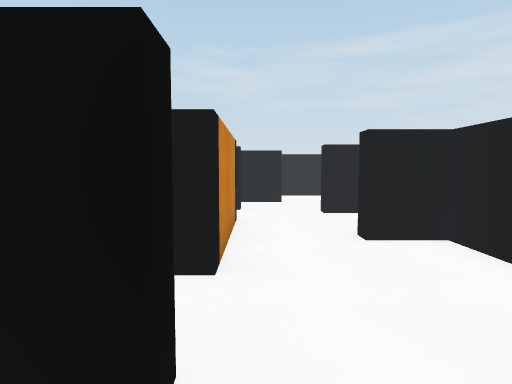
View 1 (above)

16 first-person views from a walk through a scene from a Unity 3-D project. The camera is 1.3 m above the floor, tilts 4° down and sees 75° across. The floor is counted in squares, 1 m on a side. Each view is taken from the middle of a square. On the plan, view 1 faces up. The plan holds only what a view shows up to about 14 squares ahead; the rest is blank. The player is left out.

View 2
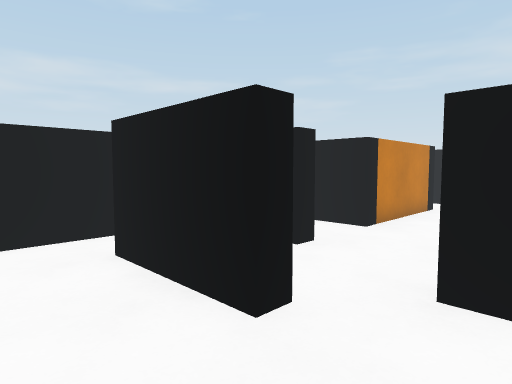

View 3
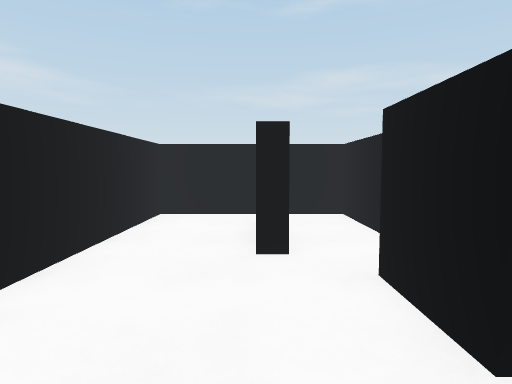

View 4
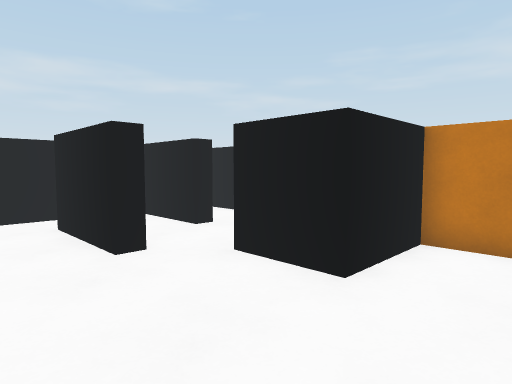

View 5
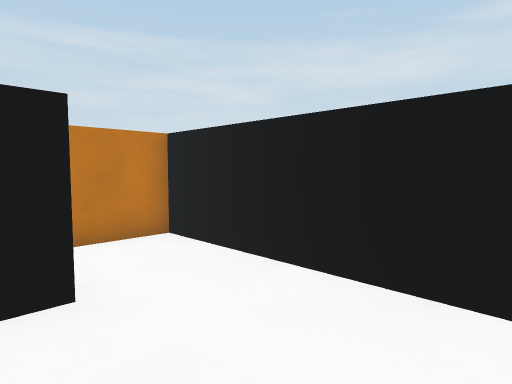

View 6
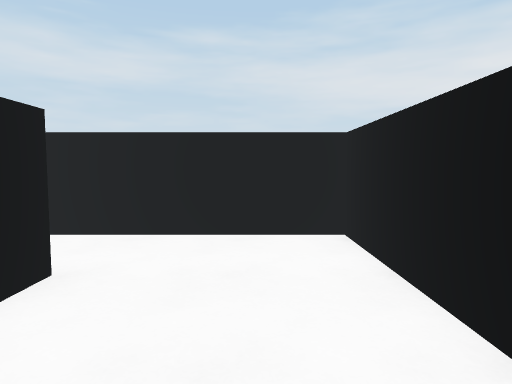

View 7
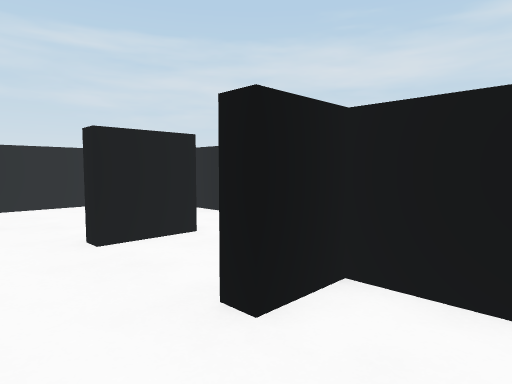

View 8
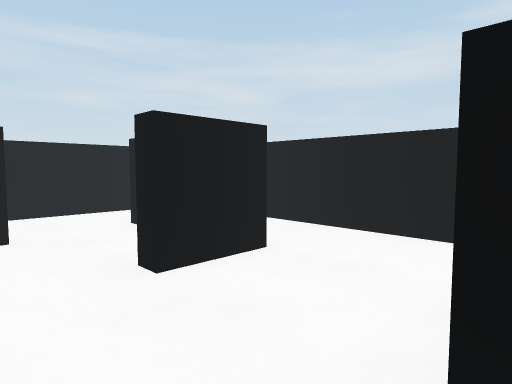

View 9
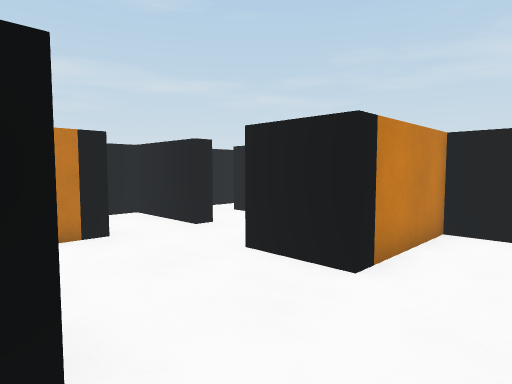

View 10
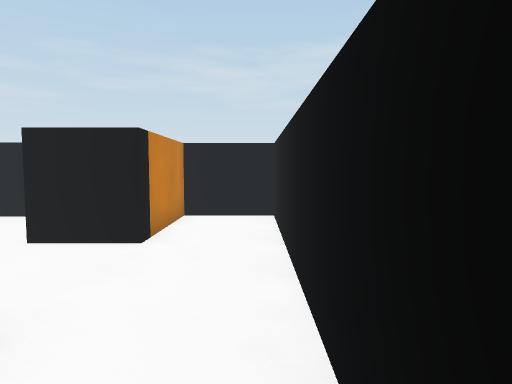

View 11
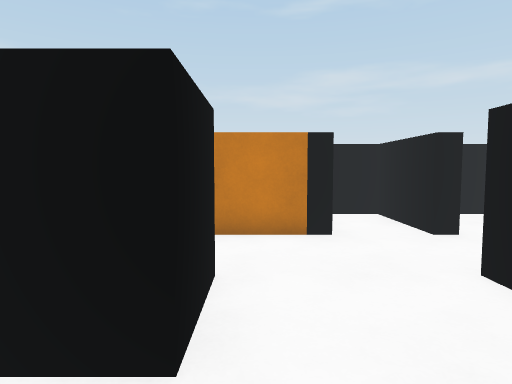

View 12
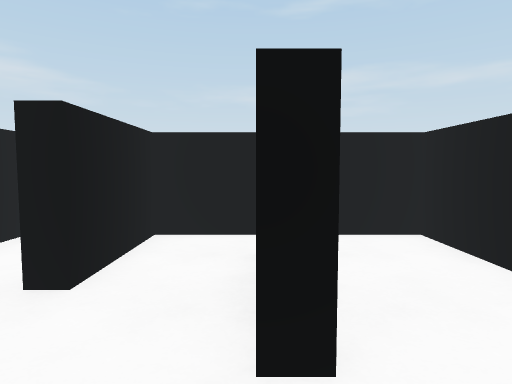

View 13
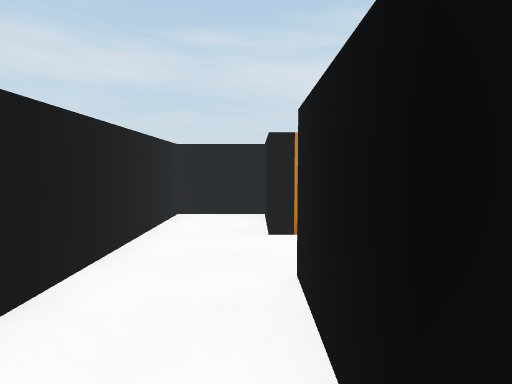

View 14
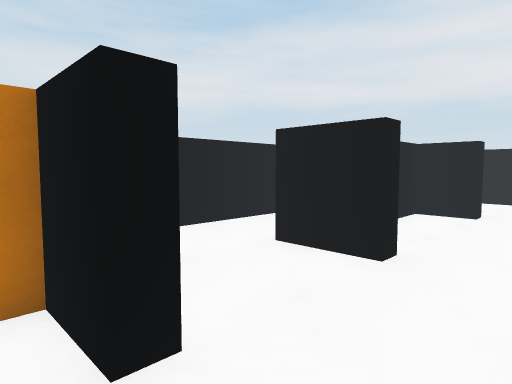

View 15
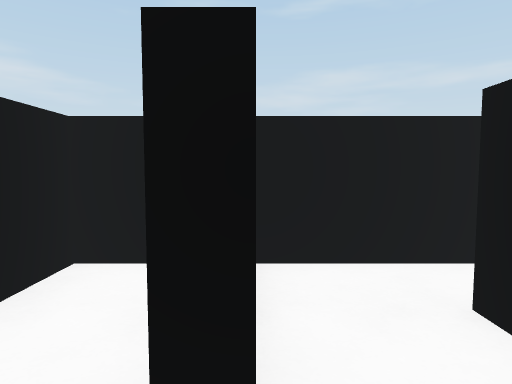

View 16
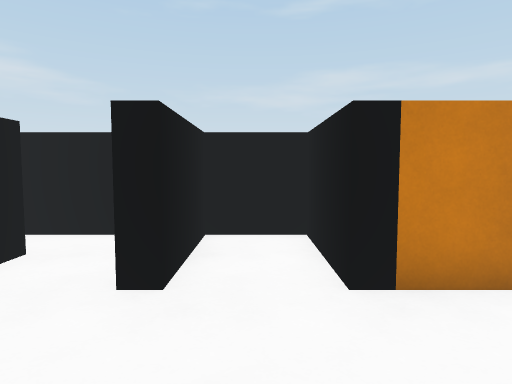

### Floor plan
Points are (right, up) in squares from view 1. A wall is a line through its corners. A room is listed if a view was taken in it or the views show most of it. See-through windows are left out.
Room 1 (views 1, 2, 3, 4, 5, 6)
walls: (1, -0.4) (1, -1) (-2, -1); (-3.5, -0.4) (-3.5, -3.8) (6.5, -3.8) (6.5, 3) (4, 3) (4, 0.5) (2, 0.5)
ways out: opening at (0.5, 0) to room 2; opening at (-3, -1) to room 4
Room 2 (views 7, 16)
walls: (2, 0.5) (2, 1) (3.5, 1) (3.5, 2.2); (3.5, 4.4) (3.5, 6) (2, 6); (-0.5, 5.5) (-0.5, 4) (-3.5, 4) (-3.5, 2) (-0.5, 2) (-0.5, 1.5) (-2.5, 1.5); (-2, -0.5) (-1.5, -0.5)
ways out: opening at (0.5, 0) to room 1; opening at (0.5, 6) to room 3; opening at (-1.5, 0.5) to room 4
Room 3 (views 8, 9, 10, 11, 12, 13, 14, 15)
walls: (3.5, 13.1) (3.5, 13.7) (6.2, 13.7); (-0.5, 8.6) (-0.5, 5.5); (-2.5, 11) (-0.5, 11) (-0.5, 10.5) (-3.5, 10.5) (-3.5, 8.5) (-2.1, 8.5); (-2, 13.5) (1, 13.5) (1, 13) (-2, 13); (2, 6) (2, 6.5) (4, 6.5) (4, 5.4); (6.5, 13.8) (6.5, 16.2) (-3.5, 16.2) (-3.5, 12.5); (6.5, 3.6) (6.5, 13.3) (4, 13.3) (4, 9.7) (2, 9.7) (2, 10.2) (3.5, 10.2)
ways out: opening at (0.5, 6) to room 2; opening at (-3, 13) to room 5; opening at (-1.5, 12) to room 5
Room 4 (no view inside)
walls: (-2.5, 1.5) (-3.5, 1.5) (-3.5, -0.4)
ways out: opening at (-3, -1) to room 1; opening at (-1.5, 0.5) to room 2
Room 5 (no view inside)
walls: (-3.5, 12.5) (-3.5, 11) (-2.5, 11)
ways out: opening at (-3, 13) to room 3; opening at (-1.5, 12) to room 3

Positions as (right, up) in squares from view 1, and headings:
1: (0, 0), facing up
2: (3, -3), facing up-left
3: (6, -1), facing left
4: (6, -3), facing up-left
5: (3, -3), facing up-right
6: (0, -2), facing right
7: (0, 4), facing up-right
8: (0, 6), facing up-right
9: (6, 6), facing up-left
10: (6, 4), facing up
11: (6, 7), facing left
12: (3, 13), facing left
13: (-3, 14), facing right
14: (0, 11), facing down-right
15: (1, 11), facing left
16: (3, 3), facing left
